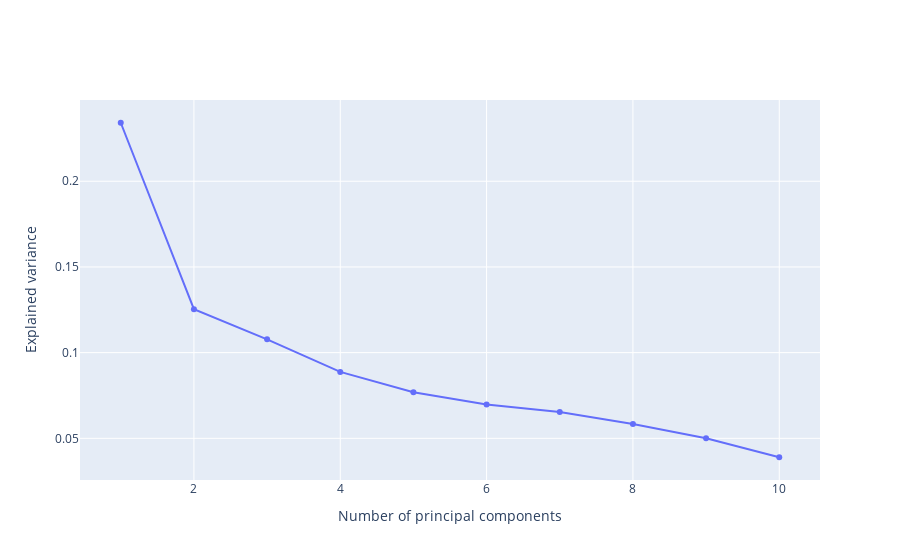
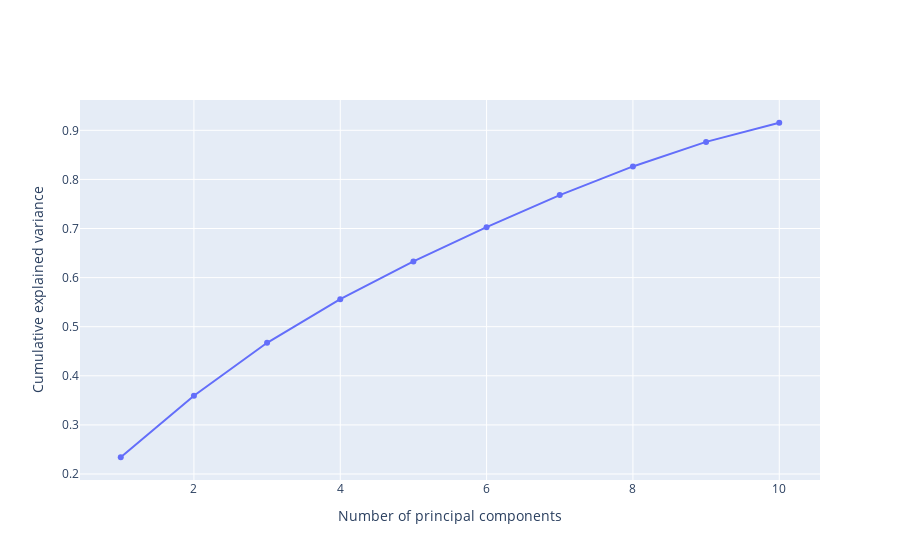

Notebook code for these charts, in order:
### Markdown cell above
In our case we have 13 features, so we will start from a 13th dimensional space. We will then calculate eigenvectors and eigenvalues for the 13x13 variance covariance matrix corresponding to our dataset. Eigenvector with the highest eigenvalue will represent the direction of maximum variance. We will also be interested in exactly how much variance is explained by each component, in proportion to the others. We will need this value, since we will stop creating new principal components when their cumulative variance will reach a certain parameter.

### Code cell
X_train, X_test, y_train, y_test = train_test_split(X, y, test_size= 0.33)
pca = PCA(n_components=10)
components = pca.fit_transform(X_train)

total_var = pca.explained_variance_ratio_.sum() * 100
arr = np.array([1,2,3,4,5,6,7,8,9,10,11])

img = go.Figure(data=go.Scatter(x=arr, y=pca.explained_variance_ratio_))
img.update_layout(
    xaxis_title="Number of principal components",
    yaxis_title="Explained variance"
)
img.show()

img = go.Figure(data=go.Scatter(x=arr, y=np.cumsum(pca.explained_variance_ratio_)))
img.update_layout(
    xaxis_title="Number of principal components",
    yaxis_title="Cumulative explained variance"
)
img.show()

### Figure 1 — Plotly figure (JSON) as saved in the notebook; plotly's stock layout.template omitted (floating-point values rounded to 4 significant figures)
{"data": [{"type": "scatter", "x": [1, 2, 3, 4, 5, 6, 7, 8, 9, 10, 11], "y": [0.2341, 0.1254, 0.1078, 0.08876, 0.07695, 0.06976, 0.06532, 0.05837, 0.05, 0.03897]}], "layout": {"xaxis": {"title": {"text": "Number of principal components"}}, "yaxis": {"title": {"text": "Explained variance"}}}}

### Figure 2 — Plotly figure (JSON) as saved in the notebook; plotly's stock layout.template omitted (floating-point values rounded to 4 significant figures)
{"data": [{"type": "scatter", "x": [1, 2, 3, 4, 5, 6, 7, 8, 9, 10, 11], "y": [0.2341, 0.3595, 0.4673, 0.556, 0.633, 0.7027, 0.7681, 0.8264, 0.8764, 0.9154]}], "layout": {"xaxis": {"title": {"text": "Number of principal components"}}, "yaxis": {"title": {"text": "Cumulative explained variance"}}}}
